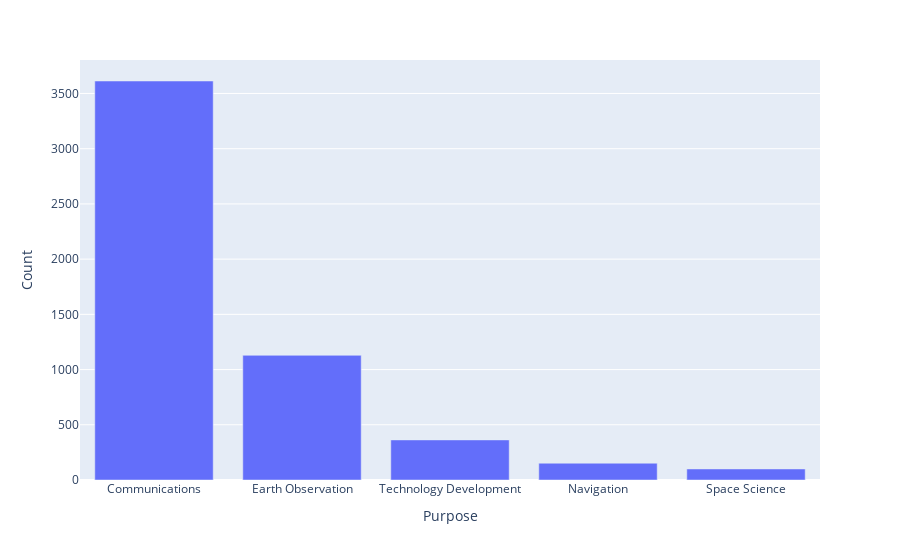

Notebook source saved alongside this figure:
### Code cell
purposes_df = objects_in_orbit['Purpose'].value_counts().to_frame()
purposes_df = purposes_df.rename(columns={'Purpose': 'Count'})
# Rename the index to 'Purpose'
purposes_df.index.name = 'Purpose'
purposes_df = purposes_df.reset_index()

# Plot a bar chart of the purpose and count columns with 10 ticks on the y axis
purposes_df.head(5).plot.bar(x='Purpose', y='Count',
                             ).update_yaxes(nticks=10)

### Figure 1 — Plotly figure (JSON) as saved in the notebook; plotly's stock layout.template omitted (floating-point values rounded to 4 significant figures)
{"data": [{"alignmentgroup": "True", "hovertemplate": "Purpose=%{x}<br>Count=%{y}<extra></extra>", "legendgroup": "", "marker": {"color": "#636efa", "pattern": {"shape": ""}}, "name": "", "offsetgroup": "", "orientation": "v", "showlegend": false, "textposition": "auto", "type": "bar", "x": ["Communications", "Earth Observation", "Technology Development", "Navigation", "Space Science"], "xaxis": "x", "y": [3613, 1129, 363, 152, 100], "yaxis": "y"}], "layout": {"barmode": "relative", "legend": {"tracegroupgap": 0}, "margin": {"t": 60}, "xaxis": {"anchor": "y", "domain": [0, 1], "title": {"text": "Purpose"}}, "yaxis": {"anchor": "x", "domain": [0, 1], "nticks": 10, "title": {"text": "Count"}}}}
